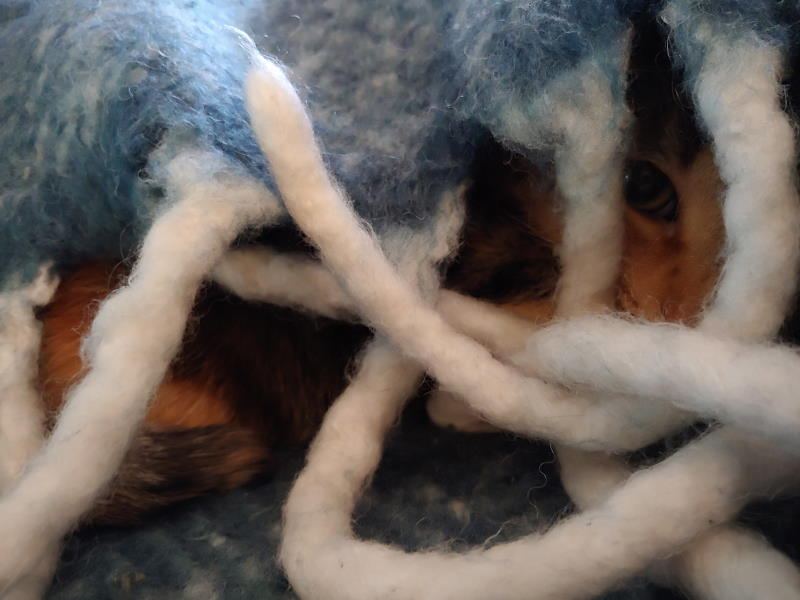
#> input picture data/image/nutmeg.jpg, 800 x 600 px
$ jupyter execute 'Week 12.ipynb'   (older library calls are emulated)
#> lines starting #> are read from the running program, lines starting #| are printed output that depends on the picture
#> the sliders are set to r = 127, g = 127, b = 127
# CSC 593

## Week 12

### [`scikit-image`](https://scikit-image.org/)

*Optional:*

`conda install -c conda-forge scikit-image`

[cell 1]
import math

import numpy as np
import matplotlib.pyplot as plt
import matplotlib

import skimage

#Needed for reading files.
import skimage.io

from ipywidgets import interact, interact_manual, interactive_output
import ipywidgets as widgets

from IPython.display import display
from IPython.core.display import HTML

`showimg` is just a simple image display function that enlarges the image display and hides `pyplot`'s default axes.

[cell 2]
def showimg(im, sizefactor = 2.5, cmap=None):
    #https://stackoverflow.com/questions/332289/how-do-you-change-the-size-of-figures-drawn-with-matplotlib
    fig_size = plt.gcf().get_size_inches() #Get current size
    plt.gcf().set_size_inches(sizefactor * fig_size)
    plt.imshow(im, cmap=cmap)
    plt.axis('off')
    plt.show()

#### RGB Colors

The most common method of describing colors to computers (because it's how monitors work). Each pixel is described by three numbers representing the intensity of Red, Green and Blue at that position in the image.

[cell 3]
@interact(r=(0,255), g=(0,255), b=(0,255))
def rgbdiv(r=255, g=0, b=0):
    display(HTML('<div style="border:black 1px solid;height:3em;background-color:rgb(%d,%d,%d)"></div>'%(r,g,b)))

#### Nutmeg

As an example for most of the below, here's Nutmeg.

_[`skimage.io.imread()`](https://scikit-image.org/docs/dev/api/skimage.io.html#skimage.io.imread)`_: Read an image from file into a format scikit-image can understand.

[cell 4]
nutmeg = skimage.io.imread('../data/image/nutmeg.jpg')
#> nutmeg is the input picture: shape (600, 800, 3); mean R, G, B 104.7, 97.2, 92.8
showimg(nutmeg, 2.5)
#> (the call stopped at in showimg, `fig_size = plt.gcf().get_size_inches()`: IPython is not available in this run)

Color images are represented as three-dimensional arrays. Think of this as an Excel workbook with three spreadsheets representing red, green, and blue. Taking `A1` from all three sheets gives you the data you need to determine the color of the top left pixel.

[cell 5]
nutmeg[:1]
#> Out = 800 rows, first 8: [92, 110, 132], [90, 108, 130], [92, 108, 131], [94, 110, 133], [92, 108, 131], [89, 105, 128], [92, 107, 128], [97, 112, 133]

We can also read a single color "sheet". Here's `nutmeg`'s red elements.

[cell 6]
nutmeg[:1,:,0]

[cell 7]
def split_rgb(im, n=False):
#> called with n = 'nutmeg'
    rim = im.copy()
    rim[:,:,1]=0 #Green
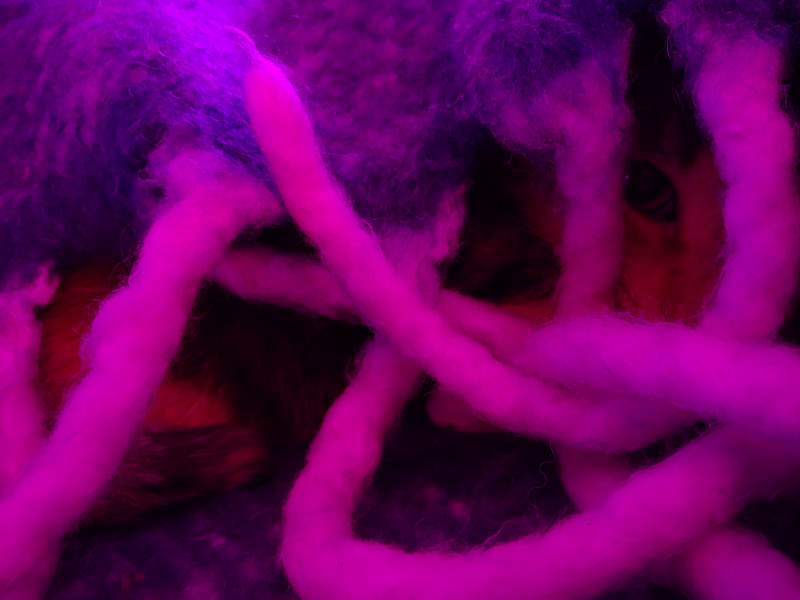
#> rim: shape (600, 800, 3); mean R, G, B 104.7, 0, 92.8
    rim[:,:,2]=0 #Blue
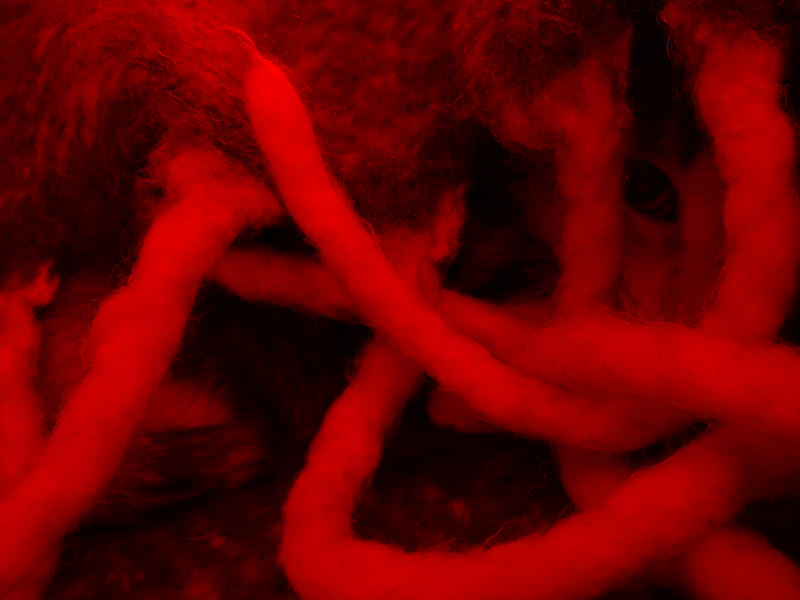
#> rim: shape (600, 800, 3); mean R, G, B 104.7, 0, 0

    gim = im.copy()
    gim[:,:,0]=0 #Red
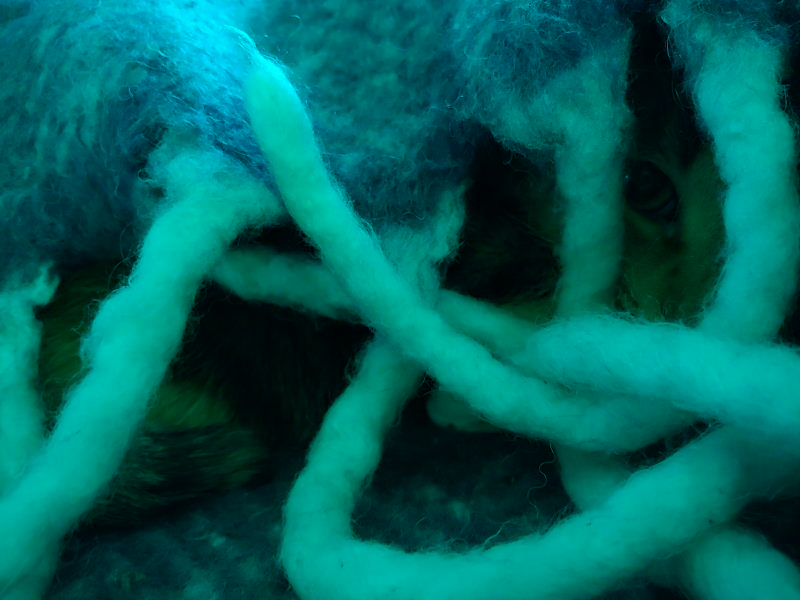
#> gim: shape (600, 800, 3); mean R, G, B 0, 97.2, 92.8
    gim[:,:,2]=0
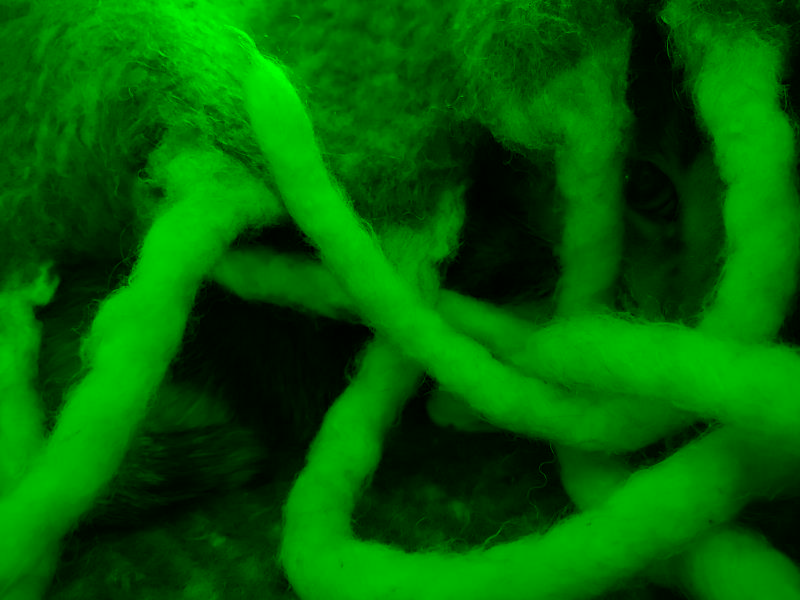
#> gim: shape (600, 800, 3); mean R, G, B 0, 97.2, 0

    bim = im.copy()
    bim[:,:,0]=0
    bim[:,:,1]=0
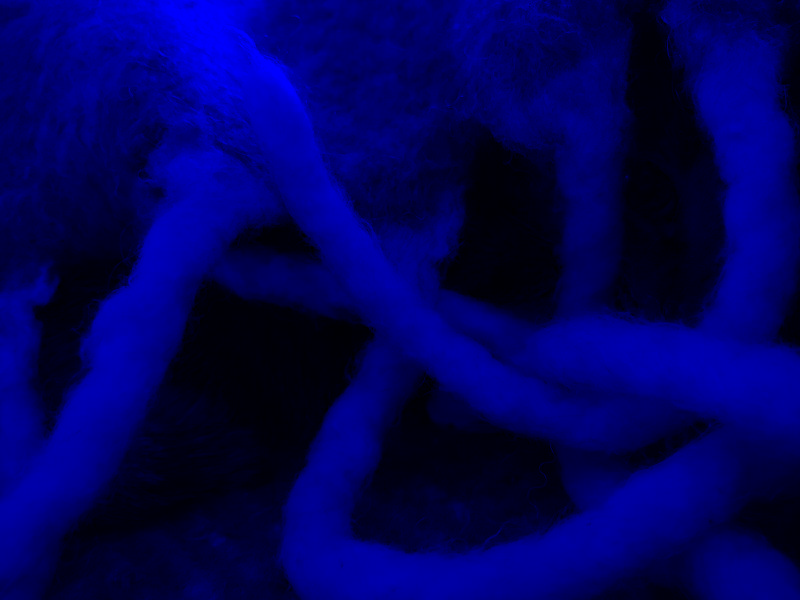
#> bim: shape (600, 800, 3); mean R, G, B 0, 0, 92.8

    fig, (rax, gax, bax) = plt.subplots(nrows=1, ncols=3, figsize=(14,5))

    rax.imshow(rim)
    rax.set_axis_off()

    gax.imshow(gim)
    gax.set_axis_off()

    bax.imshow(bim)
    bax.set_axis_off()

    fig.tight_layout()
    plt.show()
    #showimg(img, 2.5)

    if n:
        skimage.io.imsave('../data/image/'+n+'.r.jpg', rim)
        skimage.io.imsave('../data/image/'+n+'.g.jpg', gim)
        skimage.io.imsave('../data/image/'+n+'.b.jpg', bim)

split_rgb(nutmeg, 'nutmeg')
#> (the call stopped at in split_rgb, `fig, (rax, gax, bax) = plt.subplots(nrows=1, ncols=3, figsize=(14,5))`: IPython is not available in this run)

We can also multiply a three-element tuple (or list, Numpy Array, etc.) to the image to alter every pixel.

[cell 8]
#Green nutmeg again.
showimg(nutmeg * (0,1,0), 2.5)
#> (the call stopped at in showimg, `fig_size = plt.gcf().get_size_inches()`: IPython is not available in this run)
#> the sliders are set to r = <module 'ipywidgets.FloatSlide, g = <module 'ipywidgets.FloatSlide, b = <module 'ipywidgets.FloatSlide

[cell 9]
def rgbimg(im, r=1, g=1, b=1):
    fig, (ax1, ax2) = plt.subplots(nrows=1, ncols=2, figsize=(14,5))
    img = ( im * (r, g, b) ).astype(int)
    ax1.imshow(im)
    ax1.set_axis_off()
    ax2.imshow(img)
    ax2.set_axis_off()
    fig.tight_layout()
    plt.show()
    #showimg(img, 2.5)

[cell 10]
rw = widgets.FloatSlider(1, min=0, max=1, step=.01, continuous_update=False)
gw = widgets.FloatSlider(1, min=0, max=1, step=.01, continuous_update=False)
bw = widgets.FloatSlider(1, min=0, max=1, step=.01, continuous_update=False)

@interact(r=rw, g=gw, b=bw)
def rgbnutmeg(r=1, g=1, b=1):
    rgbimg(nutmeg, r, g, b)
#> (the call stopped at in rgbimg, `fig, (ax1, ax2) = plt.subplots(nrows=1, ncols=2, figsize=(14,5))`: IPython is not available in this run)

_[`skimage.color.rgb2gray()`](https://scikit-image.org/docs/dev/api/skimage.color.html#skimage.color.rgb2gray):_ Convert an image to grayscale.

[cell 11]
bwnutmeg = skimage.color.rgb2gray(nutmeg)
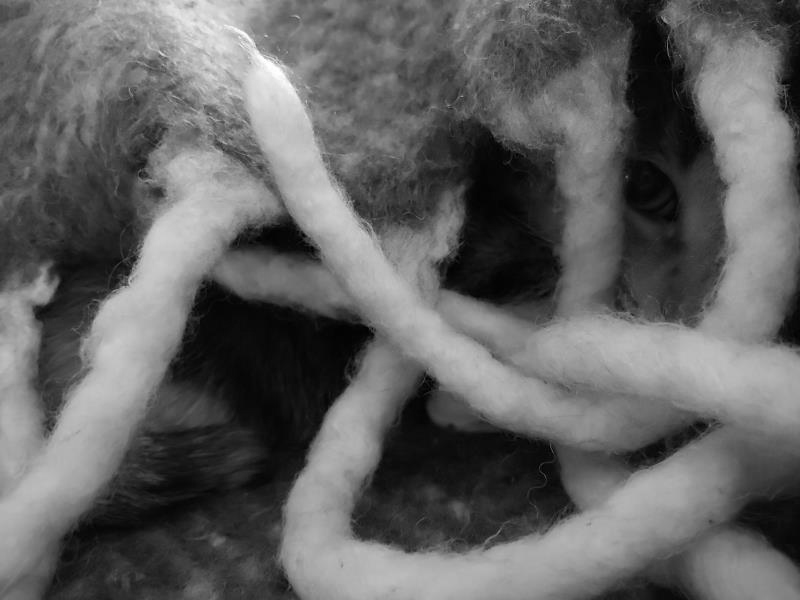
#> bwnutmeg: shape (600, 800) float64; min 0.000565, max 1, mean 0.386
showimg(bwnutmeg, 2.5, plt.cm.gray)
#> (the call stopped at in showimg, `fig_size = plt.gcf().get_size_inches()`: IPython is not available in this run)

`rgb2gray()` works by applying a simple calculation to each pixel to convert the RGB intensities to level of whiteness. We can apply a calculation to each pixel using NumPy's `apply_along_axis()` function, setting 'axis' to 2.

[cell 12]
def rgb2bw(img):
    def tobw(x):
        #Y = 0.2125 R + 0.7154 G + 0.0721 B
        return (x[0] * .2125 + x[1] * .7154 + x[2] * .0721)/255
    return np.apply_along_axis(tobw, 2, img)

[cell 13]
showimg(rgb2bw(nutmeg), 2.5, plt.cm.gray)
#> (the call stopped at in showimg, `fig_size = plt.gcf().get_size_inches()`: IPython is not available in this run)
#> the sliders are set to h = 179, s = 0.5, v = 0.5

#### HSV Colors

Again, each pixel is represented by three numbers:

Hue: A position on a color wheel.
Saturation: How "strong" the color is. On a scale of 0 to 1, 0 is white, 1 is the color identified by Hue.
Value: How light the color is. 0 is black, 1 is the color represented by the Hue and Saturation.

[cell 14]
@interact(h=(0,359), s=(0,1,.01), v=(0,1,.01))
def hsvdiv(h=0, s=1, v=1):
    #https://gist.github.com/mathebox/e0805f72e7db3269ec22
    def hsv2hsl(h, s, v):
#> the sliders are set to h = <module 'ipywidgets.FloatSlide, s = <module 'ipywidgets.FloatSlide, v = <module 'ipywidgets.FloatSlide
        l = (0.5 * v  * (2 - s))
        s = (0 if 0 in (v,s) else v * s / (1 - math.fabs(2*l-1))) * 100
        l = l * 100
        return h, s, l


    h, s, l = hsv2hsl(h,s,v)

    display(HTML('<div style="border: 1px solid black;height:3em;background-color:hsl(%d,%d%%,%d%%)"></div>'%(h,s,l)))

We can convert RGB images to HSV and manipulate HSV elements of images much like we did their HSV elements.

[cell 15]
def hsvimg(im, h=1.0, s=1.0, v=1.0):
    fig, (ax1, ax2) = plt.subplots(nrows=1, ncols=2, figsize=(14,5))
    himg = skimage.color.rgb2hsv(im)
    himg = himg * (h, s, v)
    himg = skimage.color.hsv2rgb(himg)

    ax1.imshow(im)
    ax1.set_axis_off()
    ax2.imshow(himg)
    ax2.set_axis_off()
    fig.tight_layout()
    plt.show()

hw = widgets.FloatSlider(1, min=0, max=1, step=.01, continuous_update=False)
sw = widgets.FloatSlider(1, min=0, max=1, step=.01, continuous_update=False)
vw = widgets.FloatSlider(1, min=0, max=1, step=.01, continuous_update=False)

@interact(h=hw, s=sw, v=vw)
def hsvnutmeg(h=1, s=1, v=1):
    hsvimg(nutmeg, h, s, v)
#> (the call stopped at in hsvimg, `fig, (ax1, ax2) = plt.subplots(nrows=1, ncols=2, figsize=(14,5))`: IPython is not available in this run)

$ run again, with data/image/colorwheel.jpg copied over data/image/nutmeg.jpg
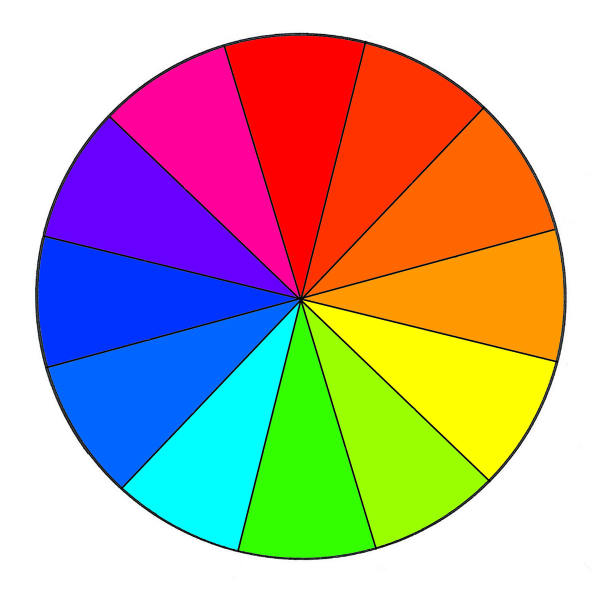
#> input picture data/image/colorwheel.jpg, 1200 x 1200 px (shown at 1/2 size)
#> nutmeg is the input picture: shape (1200, 1200, 3); mean R, G, B 189.9, 171.1, 157
#> Out = 1200 rows, first 8: [255, 255, 255], [255, 255, 255], [255, 255, 255], [255, 255, 255], [255, 255, 255], [255, 255, 255], [255, 255, 255], [255, 255, 255]
#> in split_rgb, `bim[:,:,1]=0`:
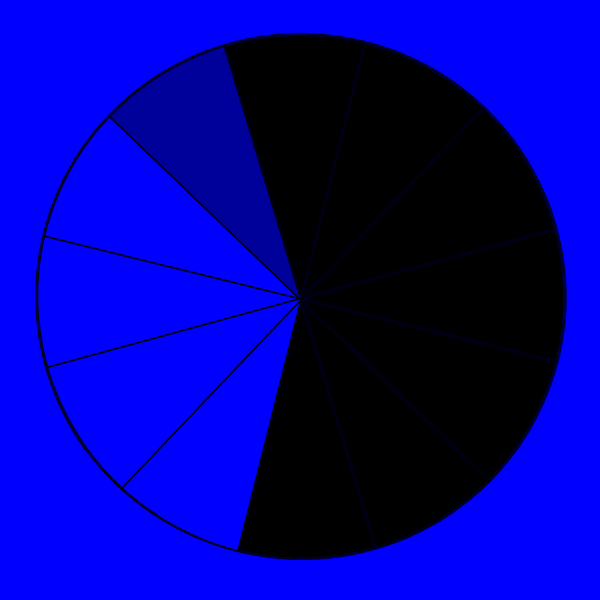
#> bim: shape (1200, 1200, 3) (shown at 1/2 size); mean R, G, B 0, 0, 157
#> `bwnutmeg = skimage.color.rgb2gray(nutmeg)`:
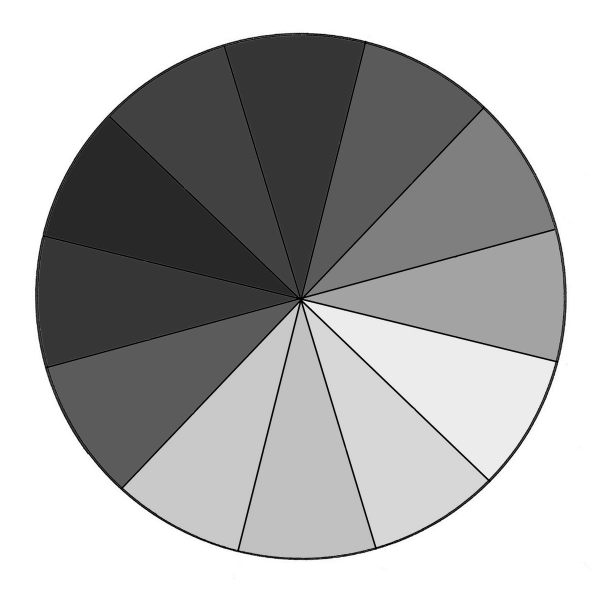
#> bwnutmeg: shape (1200, 1200) float64 (shown at 1/2 size); min 0, max 1, mean 0.683
